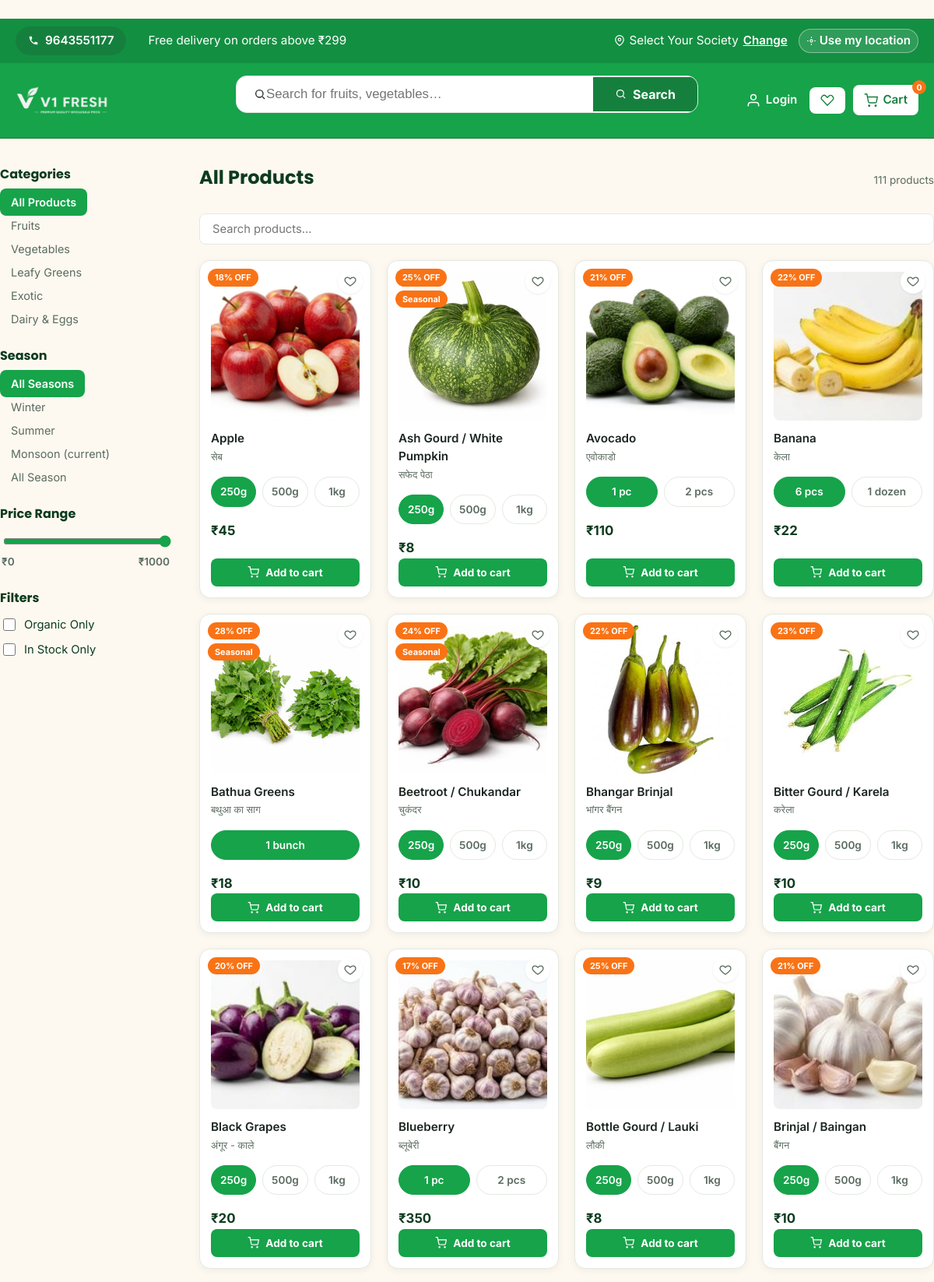
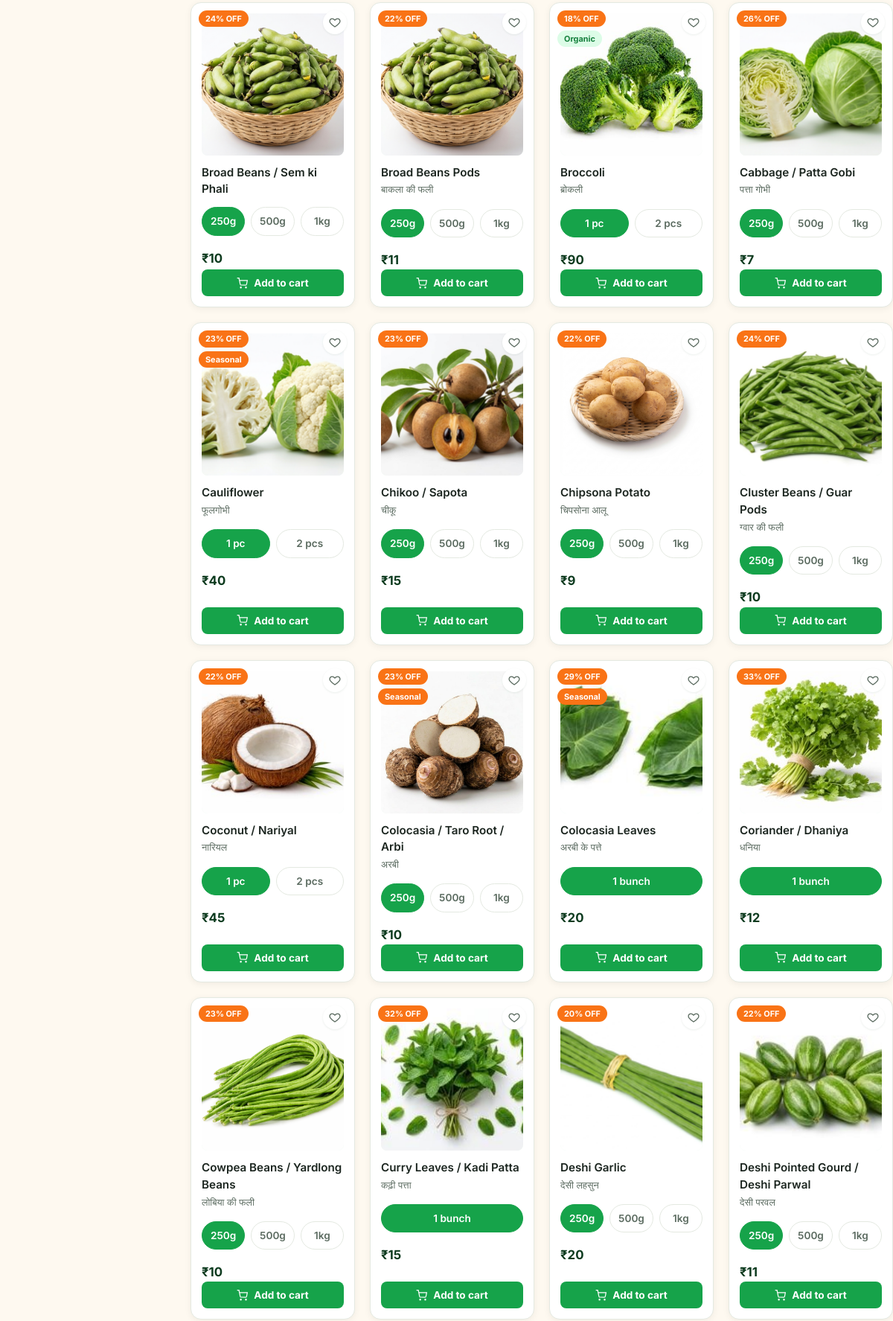
Screenshot of /products/ (upper part) with the database file from the repository (2 pictures, top to bottom).
### models.py (models this page shows, shortened)
class Category(db.Model):
    __tablename__ = "categories"
    id = db.Column(db.Integer, primary_key=True)
    name = db.Column(db.String(80), nullable=False)
    slug = db.Column(db.String(80), unique=True, nullable=False)
    image = db.Column(db.String(255), nullable=False, default="")
    sort_order = db.Column(db.Integer, default=0)
    products = db.relationship("Product", backref="category", lazy=True)

class Product(db.Model):
    __tablename__ = "products"
    id = db.Column(db.Integer, primary_key=True)
    name = db.Column(db.String(120), nullable=False)
    slug = db.Column(db.String(120), unique=True, nullable=False)
    category_id = db.Column(db.Integer, db.ForeignKey("categories.id"), nullable=False)
    price = db.Column(db.Float, nullable=False)           # current selling price
    mrp = db.Column(db.Float, nullable=True)               # original/strike-through price
    unit = db.Column(db.String(30), nullable=False, default="kg")  # kg, dozen, piece, bunch, gram
    image = db.Column(db.String(255), nullable=False, default="")
    description = db.Column(db.Text, nullable=True)
    stock = db.Column(db.Integer, nullable=False, default=100)
    is_featured = db.Column(db.Boolean, default=False)
    is_organic = db.Column(db.Boolean, default=False)
    season = db.Column(db.String(20), nullable=False, default="all-season")  # winter, summer, monsoon, all-season
    rating = db.Column(db.Float, default=4.5)
    created_at = db.Column(db.DateTime, default=datetime.utcnow)
    @property
    def discount_percent(self):
        if self.mrp and self.mrp > self.price:
            return round(((self.mrp - self.price) / self.mrp) * 100)
        return 0
    @property
    def in_stock(self):
        return self.stock > 0

### routes/products.py (the view)
@products_bp.route("/")
def listing():
    category_slug = request.args.get("category")
    search_query = request.args.get("q", "").strip()
    season_filter = request.args.get("season")
    query = Product.query
    active_category = None
    if category_slug:
        active_category = Category.query.filter_by(slug=category_slug).first()
        if active_category:
            query = query.filter_by(category_id=active_category.id)
    if search_query:
        query = query.filter(Product.name.ilike(f"%{search_query}%"))
    if season_filter and season_filter != "all":
        query = query.filter_by(season=season_filter)
    products = query.order_by(Product.name).all()
    categories = Category.query.order_by(Category.sort_order).all()
    return render_template(
        "products/listing.html",
        products=products,
        categories=categories,
        active_category=active_category,
        active_season=season_filter,
        current_season=current_season(),
    )

### models.py (called while the page is built)
def weight_options_for(unit, detail=False):
    if detail and unit in DETAIL_WEIGHT_OPTIONS:
        return DETAIL_WEIGHT_OPTIONS[unit]
    return WEIGHT_OPTIONS.get(unit, [(unit, 1.0)])

def current_season():
    month = datetime.utcnow().month
    if month in (11, 12, 1, 2):
        return "winter"
    elif month in (3, 4, 5, 6):
        return "summer"
    else:
        return "monsoon"

### templates/products/listing.html (shortened to what this page needs)
﻿{% extends "base.html" %}
{% block content %}
<section class="listing-page container">
    <div class="listing-layout">
        <aside class="listing-sidebar">
            <h3>Categories</h3>
            <ul class="sidebar-cat-list">
                <li><a href="{{ url_for('products.listing') }}" class="{{ 'active' if not active_category else '' }}">All Products</a></li>
                {% for cat in categories %}
                <li><a href="{{ url_for('products.listing', category=cat.slug) }}" class="{{ 'active' if active_category and active_category.id == cat.id else '' }}">{{ cat.name }}</a></li>
                {% endfor %}
            </ul>
            <h3 class="season-filter-heading">Season</h3>
            <ul class="sidebar-cat-list">
                <li><a href="{{ url_for('products.listing', category=active_category.slug if active_category else None) }}" class="{{ 'active' if not active_season else '' }}">All Seasons</a></li>
                {% for s in ["winter", "summer", "monsoon", "all-season"] %}
                <li>
                    <a href="{{ url_for('products.listing', category=active_category.slug if active_category else None, season=s) }}" class="{{ 'active' if active_season == s else '' }}">
                        {{ s.replace('-', ' ')|title }}{{ " (current)" if s == current_season else "" }}
                    </a>
                </li>
                {% endfor %}
            </ul>
            <h3 class="season-filter-heading">Price Range</h3>
            <div class="price-range">
                <input type="range" id="priceRange" min="0" max="1000" value="1000" step="10">
                <div class="price-range-labels">
                    <span>₹0</span>
                    <span id="priceMaxLabel">₹1000</span>
                </div>
            </div>
            <h3 class="season-filter-heading">Filters</h3>
            <div class="sidebar-filters">
                <label class="filter-check"><input type="checkbox" id="filterOrganic"> Organic Only</label>
                <label class="filter-check"><input type="checkbox" id="filterStock"> In Stock Only</label>
            </div>
        </aside>
        <div class="listing-main">
            <div class="listing-header">
                <h1>{{ active_category.name if active_category else "All Products" }}</h1>
                <span class="result-count" id="resultCount">{{ products|length }} products</span>
            </div>
            <div class="listing-search-wrap">
                <input
                    type="text"
                    id="liveSearch"
                    placeholder="Search products..."
                    value="{{ request.args.get('q', '') }}"
                    autocomplete="off"
                >
            </div>
            {% if products %}
            <div class="product-grid" id="productGrid">
                {% for product in products %}
                <div class="product-card-wrapper"
                     data-name="{{ product.name | lower }}"
                     data-price="{{ product.price }}"
                     data-organic="{{ 1 if product.is_organic else 0 }}"
                     data-stock="{{ 1 if product.in_stock else 0 }}">
                    {% include "partials/_product_card.html" %}
                </div>
                {% endfor %}
            </div>
            {% else %}
            <div class="empty-state">
                <p class="empty-state-icon">&#x1F966;</p>
                <p>No products found{% if request.args.get('q') %} for "{{ request.args.get('q') }}"{% endif %}.</p>
                <a href="{{ url_for('products.listing') }}" class="btn btn-ghost">Browse all products</a>
            </div>
            {% endif %}
        </div>
    </div>
</section>
{% endblock %}

### templates/partials/_product_card.html (shortened to what this page needs)
<div class="product-card" data-product-id="{{ product.id }}">
    {% if product.discount_percent > 0 or product.is_organic or (product.season and product.season != 'all-season') %}
    <div class="card-badges">
        {% if product.discount_percent > 0 %}<span class="badge badge-discount">{{ product.discount_percent }}% OFF</span>{% endif %}
        {% if product.is_organic %}<span class="badge badge-organic">Organic</span>{% endif %}
        {% if product.season and product.season != 'all-season' %}<span class="badge badge-seasonal">Seasonal</span>{% endif %}
    </div>
    {% endif %}
    <button class="card-wishlist" type="button" data-action="wishlist" aria-label="Add to wishlist">
        <svg viewBox="0 0 24 24" width="16" height="16" fill="none" stroke="currentColor" stroke-width="2">
            <path d="M12 21s-6.7-4.35-9.3-8.1C.8 10 1.4 6.4 4.6 5 7 4 9.6 4.9 12 7.6 14.4 4.9 17 4 19.4 5c3.2 1.4 3.8 5 1.9 7.9C18.7 16.65 12 21 12 21z"/>
        </svg>
    </button>
    <a href="{{ url_for('products.detail', slug=product.slug) }}" class="product-card-img">
        <img src="{{ product.image }}" alt="{{ product.name }}" loading="lazy">
    </a>
    <div class="product-card-body">
        {% set hindi_name = product.name.split('(')[1].rstrip(')') if '(' in product.name else '' %}
        <a href="{{ url_for('products.detail', slug=product.slug) }}" class="product-card-name">{{ base_name }}</a>
        {% if hindi_name %}<span class="product-card-name-hindi">{{ hindi_name }}</span>{% endif %}
        {% set chips = weight_options_for(product.unit) %}
        {% set default_fraction = chips[0][1] %}
        <div class="weight-chip-row" data-base-price="{{ product.price }}">
            {% for label, fraction in chips %}
            <span class="weight-chip{{ ' is-selected' if loop.first else '' }}" data-action="chip" data-label="{{ label }}" data-fraction="{{ fraction }}">{{ label }}</span>
            {% endfor %}
        </div>
        <div class="product-card-price-row">
            <span class="price">₹{{ "%.0f"|format(product.price * default_fraction) }}</span>
        </div>
        {% if product.in_stock %}
        <button class="btn-add-cart-full" data-product-id="{{ product.id }}" data-action="add">
            <svg viewBox="0 0 24 24" width="15" height="15" fill="none" stroke="currentColor" stroke-width="2">
                <circle cx="9" cy="21" r="1"/><circle cx="20" cy="21" r="1"/>
                <path d="M1 1h4l2.7 13.4a2 2 0 0 0 2 1.6h9.7a2 2 0 0 0 2-1.6L23 6H6"/>
            </svg>
            Add to cart
        </button>
        {% else %}
        <button class="btn-add-cart-full" disabled>Out of Stock</button>
        {% endif %}
    </div>
</div>

### rows the page displays
Category: name "Fruits"
Category: name "Vegetables"
Category: name "Leafy Greens"
Category: name "Exotic"
Category: name "Dairy & Eggs"
Product: discount_percent "18", image (picture), hindi_name "सेब", chips "250g" "500g" "1kg", product.price*default_fraction "45"
Product: discount_percent "25", season "Seasonal", image (picture), hindi_name "सफेद पेठा", chips "250g" "500g" "1kg", product.price*default_fraction "8"
Product: discount_percent "21", image (picture), hindi_name "एवोकाडो", chips "1 pc" "2 pcs", product.price*default_fraction "110"
Product: discount_percent "22", image (picture), hindi_name "केला", chips "6 pcs" "1 dozen", product.price*default_fraction "22"
Product: discount_percent "28", season "Seasonal", image (picture), hindi_name "बथुआ का साग", chips "1 bunch", product.price*default_fraction "18"
Product: discount_percent "24", season "Seasonal", image (picture), hindi_name "चुकंदर", chips "250g" "500g" "1kg", product.price*default_fraction "10"
Product: discount_percent "22", image (picture), hindi_name "भांगर बैंगन", chips "250g" "500g" "1kg", product.price*default_fraction "9"
Product: discount_percent "23", image (picture), hindi_name "करेला", chips "250g" "500g" "1kg", product.price*default_fraction "10"
Product: discount_percent "20", image (picture), hindi_name "अंगूर - काले", chips "250g" "500g" "1kg", product.price*default_fraction "20"
Product: discount_percent "17", image (picture), hindi_name "ब्लूबेरी", chips "1 pc" "2 pcs", product.price*default_fraction "350"
Product: discount_percent "25", image (picture), hindi_name "लौकी", chips "250g" "500g" "1kg", product.price*default_fraction "8"
Product: discount_percent "21", image (picture), hindi_name "बैंगन", chips "250g" "500g" "1kg", product.price*default_fraction "10"
Product: discount_percent "24", image (picture), chips "250g" "500g" "1kg", product.price*default_fraction "10"
Product: discount_percent "22", image (picture), hindi_name "बाकला की फली", chips "250g" "500g" "1kg", product.price*default_fraction "11"
Product: discount_percent "18", is_organic "Organic", image (picture), hindi_name "ब्रोकली", chips "1 pc" "2 pcs", product.price*default_fraction "90"
Product: discount_percent "26", image (picture), hindi_name "पत्ता गोभी", chips "250g" "500g" "1kg", product.price*default_fraction "7"
Product: discount_percent "23", season "Seasonal", image (picture), hindi_name "फूलगोभी", chips "1 pc" "2 pcs", product.price*default_fraction "40"
Product: discount_percent "23", image (picture), hindi_name "चीकू", chips "250g" "500g" "1kg", product.price*default_fraction "15"
Product: discount_percent "22", image (picture), hindi_name "चिपसोना आलू", chips "250g" "500g" "1kg", product.price*default_fraction "9"
Product: discount_percent "24", image (picture), hindi_name "ग्वार की फली", chips "250g" "500g" "1kg", product.price*default_fraction "10"
Product: discount_percent "22", image (picture), hindi_name "नारियल", chips "1 pc" "2 pcs", product.price*default_fraction "45"
Product: discount_percent "23", season "Seasonal", image (picture), hindi_name "अरबी", chips "250g" "500g" "1kg", product.price*default_fraction "10"
Product: discount_percent "29", season "Seasonal", image (picture), hindi_name "अरबी के पत्ते", chips "1 bunch", product.price*default_fraction "20"
Product: discount_percent "33", image (picture), hindi_name "धनिया", chips "1 bunch", product.price*default_fraction "12"
Product: discount_percent "23", image (picture), hindi_name "लोबिया की फली", chips "250g" "500g" "1kg", product.price*default_fraction "10"
Product: discount_percent "32", image (picture), hindi_name "कढ़ी पत्ता", chips "1 bunch", product.price*default_fraction "15"
Product: discount_percent "20", image (picture), hindi_name "देसी लहसुन", chips "250g" "500g" "1kg", product.price*default_fraction "20"
Product: discount_percent "22", image (picture), hindi_name "देसी परवल", chips "250g" "500g" "1kg", product.price*default_fraction "11"

### other values shown
{{ free_delivery_threshold }} "299"
{{ cart_count if cart_count else 0 }} "0"
{{ s.replace('-', ' ')|title }} "Winter" "Summer" "Monsoon" "All Season"
{{ " (current)" if s == current_season else "" }} "(current)"
{{ active_category.name if active_category else "All Products" }} "All Products"
